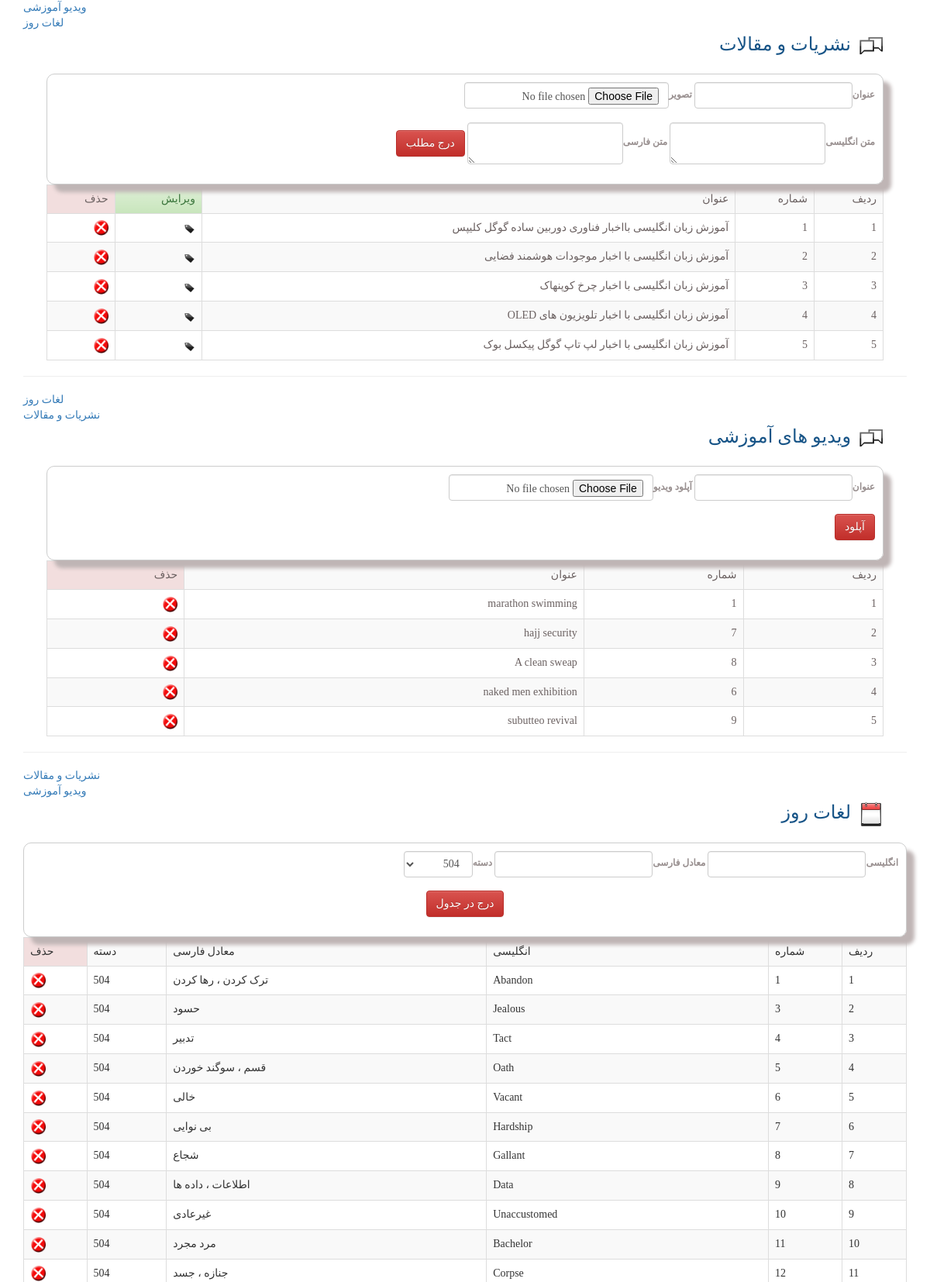
Screenshot of /admin/upload.php (upper part) with the database file from the repository.
### tables this page shows
CREATE TABLE `nashriyat` (
  `id` int(11) NOT NULL,
  `onvan` varchar(1000) NOT NULL,
  `matnfarsi` text NOT NULL,
  `matnlatin` text NOT NULL,
  `photo` varchar(100) NOT NULL
);

CREATE TABLE `videos` (
  `id` int(11) NOT NULL,
  `name` varchar(100) NOT NULL,
  `title` varchar(100) NOT NULL
);

CREATE TABLE `vocab` (
  `id` int(11) NOT NULL,
  `en` varchar(50) NOT NULL,
  `fa` varchar(50) NOT NULL,
  `type` varchar(50) NOT NULL
);

### admin/upload.php (the view, shortened to what this page needs)
<!doctype html>
<html>
<head>
</head>
<body>
<div class="container">
<a href="#video"> ویدیو آموزشی</a>
<br>
<a href="#vocab">لغات روز</a>
<div id="top" align="right">نشریات و مقالات<img  id="pic" src="../pic/chat-02.jpg"></div>
<br>
<div id="matn">
<div id="search">
<form  action="insert-upload.php" class="form-group form-inline" enctype="multipart/form-data" method="post"><label for="title">عنوان</label><input  class="form-control" type="text" name="title" id="title" required>
<label for="ax">تصویر</label><input type="file" name="ax" id="ax" class="form-control" required><br><br>
<label for="matnen">متن انگلیسی</label><textarea name="matnen" id="matnen" class="form-control" required></textarea>
<label for="matnfa">متن فارسی</label><textarea name="matnfa" id="matnfa" class="form-control" required></textarea>
<input type="submit" name="btnmaghale" class="btn-danger form-control" value="درج مطلب" class="form-control"></form></div>
<br><br>
<table class="table table-striped table-bordered table-hover" table-condensed" align="center>
<tr class="info" >
<td>ردیف</td>
<td>شماره</td>
<td>عنوان </td>
<td class="alert-success">ویرایش </td>
<td class="danger">حذف</td>
<?php
include "../funcs/connect.php";
$sql="select * from nashriyat";
$radif=1;
$result=$connect->query($sql);
foreach($result as $rows)
{
echo"<tr><td>$radif</td>";
echo"<td>".$rows["id"]."</td>";
echo"<td>".$rows["onvan"]."</td>";
echo"<td><a href=edit-upload.php?id=".$rows["id"]." ><img src=../pic/tag.png /></a>
</td>";
echo"<td><a href=del-upload.php?id=".$rows["id"]."&photo=".$rows["photo"]."><img src=../pic/Untitled-2.png width=20 height=20 /></a>
</td></tr>";
$radif++;
}
?>
</table>
</div>
<hr>
<a href="#vocab">لغات روز</a>
<br>
<a href="#nashriyat">نشریات و مقالات</a>
<div id="top" align="right">ویدیو های آموزشی<img  id="pic" src="../pic/chat-02.jpg"></div>
<br>
<div id="matn"><div id="search">
<form  action="insertvideo.php" class="form-group form-inline" enctype="multipart/form-data" method="post"><label for="title">عنوان</label><input  class="form-control" type="text" name="title" id="title" required>
<label for="file">آپلود ویدیو</label><input type="file" name="file" id="file"  required class="form-control"><br><br>
<input type="submit" name="btnvideo" id="btnvideo" class="btn-danger form-control" value="آپلود" class="form-control"></form></div>
<br>
<table class="table table-striped table-bordered table-hover" table-condensed" align="center>
<tr class="info" >
<td>ردیف</td>
<td>شماره</td>
<td>عنوان </td>
<td class="danger">حذف</td>
<?php
$sql="select * from videos";
$radif=1;
$result=$connect->query($sql);
foreach($result as $rows)
{
echo"<tr><td>$radif</td>";
echo"<td>".$rows["id"]."</td>";
echo"<td>".$rows["title"]."</td>";
echo"<td><a href=del-video.php?id=".$rows["id"]."><img src=../pic/Untitled-2.png width=20 height=20 /></a>
</td></tr>";
$radif++;
}
?>
</table>
</div>
<hr>
<a href="#nashriyat">نشریات و مقالات</a>
<br>
<a href="#video">ویدیو آموزشی</a>
<div id="top" align="right">لغات روز<img  id="pic" src="../pic/wdt_icon_02.png"></div>
<br>
<div align="right" id="search">
<form class="form-group form-inline" action="insert-vocab.php"  method="get">
<label for="en">انگلیسی</label><input type="text" name="en" id="en"  required class="form-control">
<label for="fa">معادل فارسی</label><input type="text" name="fa" id="fa"  required class="form-control">
<label for="type">دسته</label><select name="type" id="type" class="form-control"><option>504</option><option>idiom</option><option>country</option></select>
<br><br>
<center><input type="submit" value="درج در جدول" name="btnvocab" id="btnvocab" class="form-control btn-danger" ></center>
</form>
</div>
<table class="table table-striped table-bordered table-hover" table-condensed" align="center>
<tr class="info" >
<td class="danger">حذف</td>
<td>دسته</td>
<td>معادل فارسی </td>
<td>انگلیسی </td>
<td>شماره</td>
<td>ردیف</td>
<?php
$sql2="select * from vocab";
$result2=$connect->query($sql2);
$radif2=1;
foreach($result2 as $rows2)
{
echo"<tr><td><a href=del-vocab.php?id=".$rows2["id"]." ><img src=../pic/Untitled-2.png width=20 height=20 /></a>
</td>";
echo "<td>".$rows2["type"]."</td>";
echo "<td>".$rows2["fa"]."</td>";
echo "<td>".$rows2["en"]."</td>";
echo "<td>".$rows2["id"]."</td>";
echo "<td>$radif2</td></tr>";
$radif2++;
}
?>
</table>
</div>
</body>
<link rel="stylesheet" href="../bootstrap/css/bootstrap.min.css">
<link rel="stylesheet" href="../bootstrap/css/bootstrap-theme.min.css">
</html>

### admin/upload.php (style rules this page uses)
body { font-family:"B Homa" !important; }
#top { font-size:24px; color:rgba(23,84,135,1.00); margin-right:30px; }
#matn { font-size:14px; color:rgba(107,97,97,1.00); direction:rtl; margin-right:30px; margin-left:30px; }
#pic { margin-left:10px; }
#search { width:100%; height:auto; border:solid rgba(204,205,205,1.00) 1px; border-radius:10px; float:right; padding:10px; color:rgba(152,143,143,1.00); font-size:12px; direction:rtl; box-shadow:10px 10px 5px rgba(191,181,181,1.00); }

### rows the page displays
nashriyat: id "1", onvan "آموزش زبان انگلیسی بااخبار فناوری دوربین ساده گوگل کلیپس"
nashriyat: id "2", onvan "آموزش زبان انگلیسی با اخبار موجودات هوشمند فضایی"
nashriyat: id "3", onvan "آموزش زبان انگلیسی با اخبار چرخ کوپنهاک"
nashriyat: id "4", onvan "آموزش زبان انگلیسی با اخبار تلویزیون های OLED"
nashriyat: id "5", onvan "آموزش زبان انگلیسی با اخبار لپ تاپ گوگل پیکسل بوک"
videos: id "1", title "marathon swimming"
videos: id "7", title "hajj security"
videos: id "8", title "A clean sweap"
videos: id "6", title "naked men exhibition"
videos: id "9", title "subutteo revival"
vocab: type "504", fa "ترک کردن ، رها کردن", en "Abandon", id "1"
vocab: type "504", fa "حسود", en "Jealous", id "3"
vocab: type "504", fa "تدبیر", en "Tact", id "4"
vocab: type "504", fa "قسم ، سوگند خوردن", en "Oath", id "5"
vocab: type "504", fa "خالی", en "Vacant", id "6"
vocab: type "504", fa "بی نوایی", en "Hardship", id "7"
vocab: type "504", fa "شجاع", en "Gallant", id "8"
vocab: type "504", fa "اطلاعات ، داده ها", en "Data", id "9"
vocab: type "504", fa "غیرعادی", en "Unaccustomed", id "10"
vocab: type "504", fa "مرد مجرد", en "Bachelor", id "11"
vocab: type "504", fa "جنازه ، جسد", en "Corpse", id "12"
